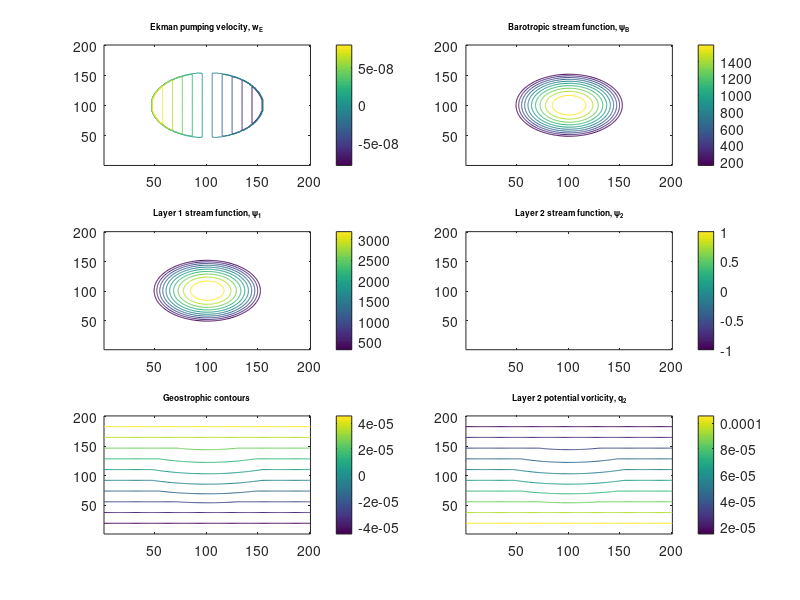
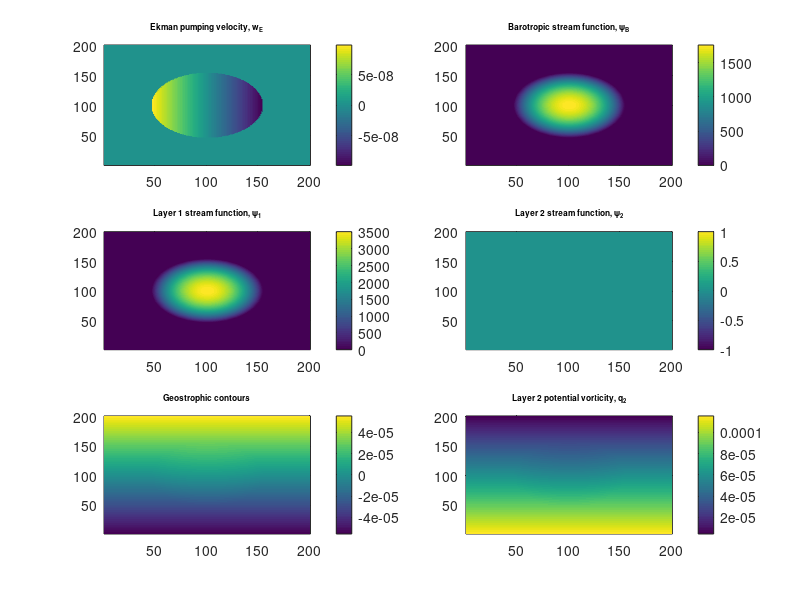

Here is the MATLAB script that generated these plots, in order:
%
% This script evaluates the analytical solution for the
% mid-ocean circulation problem of Rhines and Young (1982,
% "A theory for the wind-driven circulation. I. Mid-ocean
% gyres. The domain used corresponds to a square ocean basin
% approximately 5000km wide and is the same as the 2.5 layer
% model used in the companion exercise.
% Follow Pedlosky (1996, Ocean Circulation Theory, Sections
% 3.1-3.7).
%
clear all
close all
%
% Choose amplitude of Ekman pumping velocity (m/s).
%
W0=1.e-7;
%
% Set the basin dimensions (m).
%
Lx=5.5556e6;
Ly=Lx;
%
% Set number of points in x and y-directions.
%
im=201;
jm=201;
%
% Choose the radius of the circular patch of Ekman pumping.
% (units are in m).
%
rekman=1.5e6;
%
% Set other parameters.
%
phi0=40.0;
f0=2.*7.292e-5*sin(phi0*2.*4.*atan(1.0)/360.);
beta=2.0e-11;
%
% Frictional coupling between layer1 and layer 2.
%
A2=1.9e-7;
%
% Bottom drag coefficient.
%
r2=0.0;
%
% Layer depths.
%
H1=100.0;
H2=100.0;
H=H1+H2;
%
% Reduced gravities.
gamma1=7.84e-2;
gamma2=gamma1/2;
%
% Compute grid-spacing.
%
dx=Lx/(im-1);
dy=Ly/(jm-1);
%
% Set the origin at the centre of the domain.
%
ix0=(im-1)/2+1;
iy0=(jm-1)/2+1;
x0=(ix0-1)*dx;
y0=(iy0-1)*dy;
%
% Compute distance of each point from origin.
%
r=zeros(im,jm);
x=zeros(im,jm);
y=zeros(im,jm);
for j=1:jm
  for i=1:im
   x(i,j)=(i-1)*dx-x0;
   y(i,j)=(j-1)*dy-y0;
   r(i,j)=sqrt(x(i,j)*x(i,j)+y(i,j)*y(i,j));
  end
end
%
% Compute the forcing (Pedlosky eqn 3.6.1).
%
we=zeros(im,jm);
alpha=W0/rekman;
for j=1:jm
  for i=1:im
   if r(i,j)<= rekman;
    we(i,j)=-alpha*x(i,j);
   end
  end
end
%
% Compute barotropic stream function (Pedlosky eqn 3.6.4).
%
psib=zeros(im,jm);
alpha=W0/rekman;
fact=alpha*f0/(2.0*beta*H);
for j=1:jm
 for i=1:im
  if r(i,j) <= rekman
    psib(i,j)=fact*(rekman*rekman-x(i,j)*x(i,j)-y(i,j)*y(i,j));
  end
 end
end
%
% Compute geostrophic contours (Pedlosky eqn 3.6.5).
%
q2hat=zeros(im,jm);
fhat=f0*f0*H/(gamma1*H1*H2);
fact=alpha*f0*fhat/(2.0*beta*H);
for j=1:jm
  for i=1:im
   q2hat(i,j)=beta*y(i,j);
   if r(i,j) <= rekman
    q2hat(i,j)=q2hat(i,j)+fact*(rekman*rekman-x(i,j)*x(i,j)-y(i,j)*y(i,j));
   end
  end
end
%
% Compute the layer 2 stream function (Pedlosky eqn 3.7.14 and 3.7.15).
% Psi2 vanishes on the outer-most closed geostrophic contour
% along which q2hat=q2hatzero=beta*rekman.
%
psi2=zeros(im,jm);
fact=A2/(r2*H1/H+A2);
q2hatzero=beta*rekman;
for j=1:jm
 for i=1:im
  dq=(q2hat(i,j)-q2hatzero);
  if dq > 0 && y(i,j) < rekman
    psi2(i,j)=fact*dq/fhat;
  end
 end
end
%
% Compute the layer 1 stream function (Pedlosky 3.5.9a).
%
psi1=zeros(im,jm);
for j=1:jm
  for i=1:im
   psi1(i,j)=(H*psib(i,j)-H2*psi2(i,j))/H1;
  end
end
%
% Compute layer 2 potential vorticty (Pedlosky, eqn 3.7.16).
%
G2=f0*f0/(gamma2*H2);
q2=zeros(im,jm);
fact1=((r2*H1/H)-(G2*A2/fhat))/(A2+r2*H1/H);
fact2=q2hatzero*(1.0+G2/fhat)*A2/(A2+r2*H1/H);
for j=1:jm
  for i=1:im
   q2(i,j)=fact1*q2hat(i,j)+fact2;
  end
end
%
%  Plot the solution.

fsize=6;
%
figure
subplot(3,2,1)
contour(we'); colorbar
title('Ekman pumping velocity, w_E','FontSize',fsize);
subplot(3,2,2)
contour(psib'); colorbar
title('Barotropic stream function, \psi_B','FontSize',fsize);
subplot(3,2,3)
contour(psi1'); colorbar
title('Layer 1 stream function, \psi_1','FontSize',fsize);
subplot(3,2,4)
contour(psi2'); colorbar
title('Layer 2 stream function, \psi_2','FontSize',fsize);
subplot(3,2,5)
contour(q2hat'); colorbar
title('Geostrophic contours','FontSize',fsize);
subplot(3,2,6)
contour(q2'); colorbar
title('Layer 2 potential vorticity, q_2','FontSize',fsize);

print -djpeg -r300 RYfig1.jpg


figure
subplot(3,2,1)
pcolor(we'); shading interp; colorbar
title('Ekman pumping velocity, w_E','FontSize',fsize);
subplot(3,2,2)
pcolor(psib'); shading interp; colorbar
title('Barotropic stream function, \psi_B','FontSize',fsize);
subplot(3,2,3)
pcolor(psi1'); shading interp; colorbar
title('Layer 1 stream function, \psi_1','FontSize',fsize);
subplot(3,2,4)
pcolor(psi2'); shading interp; colorbar
title('Layer 2 stream function, \psi_2','FontSize',fsize);
subplot(3,2,5)
pcolor(q2hat'); shading interp; colorbar
title('Geostrophic contours','FontSize',fsize);
subplot(3,2,6)
pcolor(q2'); shading interp; colorbar
title('Layer 2 potential vorticity, q_2','FontSize',fsize);

print -djpeg -r300 RYfig2.jpg
